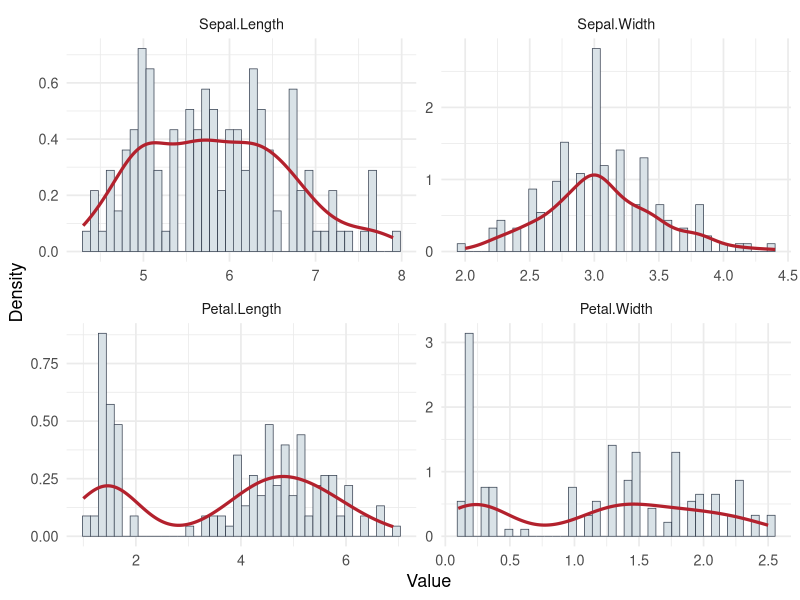
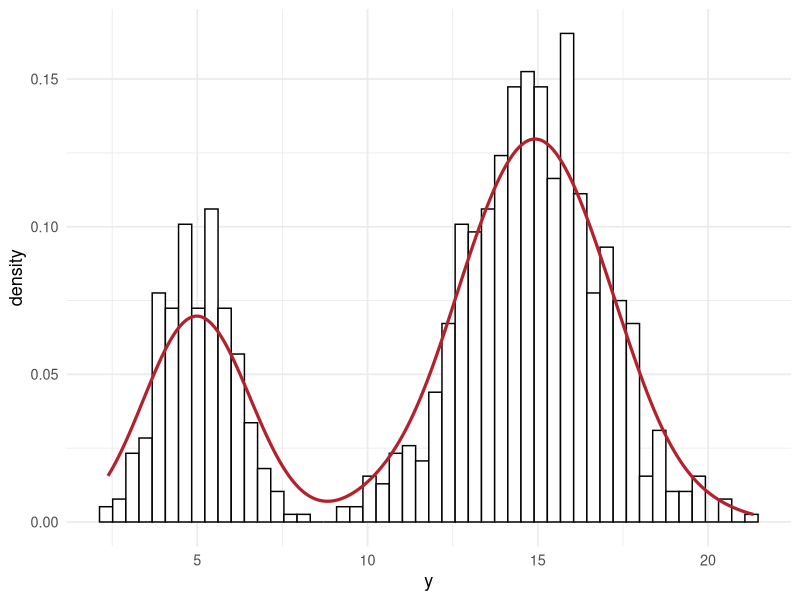
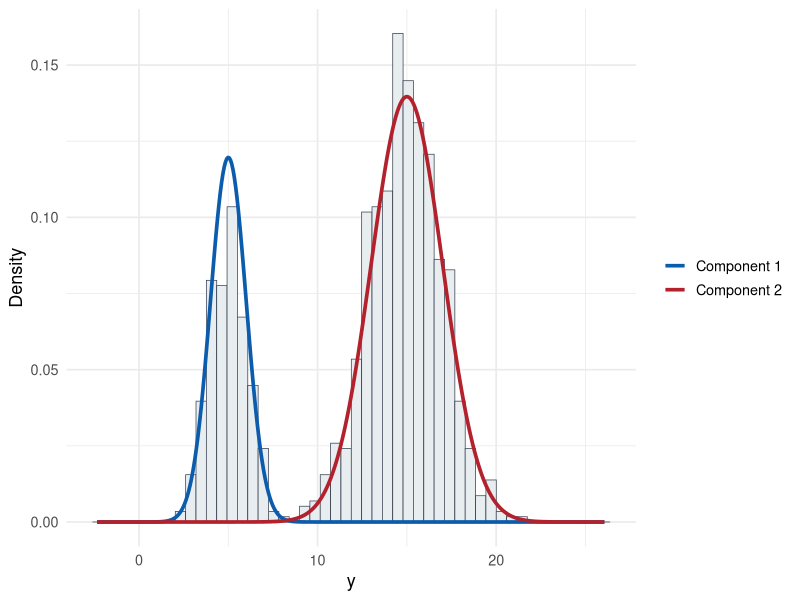
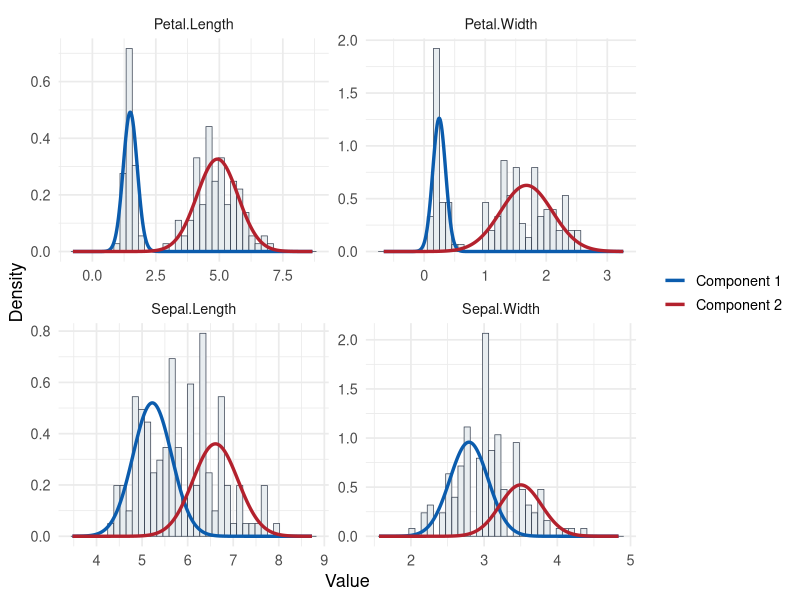

Source code (R) for these figures, in order:
## ---- chunk 1
#| include: false
library(ggplot2)
library(knitr)

theme_set(theme_minimal(base_size = 13))

mixture_preview <- function(y, k = 2, seed = 242151) {
  set.seed(seed)

  km <- kmeans(matrix(y, ncol = 1), centers = k, nstart = 25)
  center_order <- order(as.numeric(km$centers))
  cluster <- match(km$cluster, center_order)

  lambda <- as.numeric(tabulate(cluster, nbins = k)) / length(y)
  mu <- as.numeric(tapply(y, cluster, mean))
  sigma <- as.numeric(tapply(y, cluster, sd))

  grid <- seq(min(y) - sd(y), max(y) + sd(y), length.out = 400)

  do.call(
    rbind,
    lapply(seq_len(k), function(component) {
      data.frame(
        component = paste("Component", component),
        Value = grid,
        density = lambda[component] * dnorm(grid, mu[component], sigma[component])
      )
    })
  )
}
## ---- chunk 2
data(iris)
kable(head(iris), digits = 2)
## ---- chunk 3
kable(head(iris[, c("Sepal.Length", "Sepal.Width", "Petal.Length", "Petal.Width")]), digits = 2)
## ---- chunk 4
dplot = stack(iris[, c("Sepal.Length", "Sepal.Width", "Petal.Length", "Petal.Width")])
colnames(dplot) = c("Value", "Feature")

ggplot(dplot, aes(x = Value)) +
  geom_histogram(
    aes(y = after_stat(density)),
    bins = 40,
    fill = "#d9e2e7",
    color = "#374151",
    linewidth = 0.25
  ) +
  geom_density(color = "#b3212d", linewidth = 1.1) +
  facet_wrap(~ Feature, scales = "free") +
  labs(x = "Value", y = "Density")
## ---- chunk 5
# some random data
set.seed(100)
N <- 1000

# mixture probability for the first component
theta <- 0.3
mu1 <- 5
mu2 <- 15
sd1 <- 1
sd2 <- 2
y <- ifelse(runif(N) < theta, rnorm(N, mu1, sd1), rnorm(N, mu2, sd2))

dat = list(
     N = length(y),
     y = y,
     k = 2 # number of mixture components
)

dplot = as.data.frame(dat)

# plot the raw data
ggplot(dplot, aes(x = y)) +
  geom_histogram(aes(y = ..density..), bins = 50, fill = "white", color = 1) +
  geom_density(color = "#b3212d", linewidth = 1.1)
## ---- chunk 6
sim_density = rbind(
  data.frame(
    component = "Component 1",
    y = seq(min(y) - sd(y), max(y) + sd(y), length.out = 400),
    lambda = theta,
    mu = mu1,
    sigma = sd1
  ),
  data.frame(
    component = "Component 2",
    y = seq(min(y) - sd(y), max(y) + sd(y), length.out = 400),
    lambda = 1 - theta,
    mu = mu2,
    sigma = sd2
  )
)

sim_density$density = with(sim_density, lambda * dnorm(y, mu, sigma))

ggplot(dplot, aes(x = y)) +
  geom_histogram(
    aes(y = after_stat(density)),
    bins = 50,
    fill = "#e8edf0",
    color = "#374151",
    linewidth = 0.25
  ) +
  geom_line(
    data = sim_density,
    aes(x = y, y = density, color = component),
    linewidth = 1.25,
    inherit.aes = FALSE
  ) +
  scale_color_manual(values = c("Component 1" = "#0b5cad", "Component 2" = "#b3212d")) +
  labs(x = "y", y = "Density", color = NULL)
## ---- chunk 7
iris_features = iris[, c("Sepal.Length", "Sepal.Width", "Petal.Length", "Petal.Width")]

iris_density = do.call(
  rbind,
  lapply(names(iris_features), function(feature) {
    out = mixture_preview(iris_features[[feature]], k = 2, seed = 242151)
    out$Feature = feature
    out
  })
)

iris_long = stack(iris_features)
colnames(iris_long) = c("Value", "Feature")

ggplot(iris_long, aes(x = Value)) +
  geom_histogram(
    aes(y = after_stat(density)),
    bins = 40,
    fill = "#e8edf0",
    color = "#374151",
    linewidth = 0.25
  ) +
  geom_line(
    data = iris_density,
    aes(x = Value, y = density, color = component),
    linewidth = 1.15,
    inherit.aes = FALSE
  ) +
  scale_color_manual(values = c("Component 1" = "#0b5cad", "Component 2" = "#b3212d")) +
  facet_wrap(~ Feature, scales = "free") +
  labs(x = "Value", y = "Density", color = NULL)
